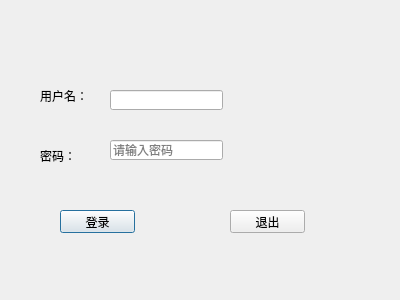
<?xml version="1.0" encoding="UTF-8"?>
<ui version="4.0">
 <class>LoginDialog</class>
 <widget class="QDialog" name="LoginDialog">
  <property name="geometry">
   <rect>
    <x>0</x>
    <y>0</y>
    <width>400</width>
    <height>300</height>
   </rect>
  </property>
  <property name="windowTitle">
   <string>Dialog</string>
  </property>
  <widget class="QPushButton" name="loginBtn">
   <property name="geometry">
    <rect>
     <x>60</x>
     <y>210</y>
     <width>75</width>
     <height>23</height>
    </rect>
   </property>
   <property name="text">
    <string>登录</string>
   </property>
  </widget>
  <widget class="QPushButton" name="exitBtn">
   <property name="geometry">
    <rect>
     <x>230</x>
     <y>210</y>
     <width>75</width>
     <height>23</height>
    </rect>
   </property>
   <property name="text">
    <string>退出</string>
   </property>
  </widget>
  <widget class="QLabel" name="label">
   <property name="geometry">
    <rect>
     <x>40</x>
     <y>90</y>
     <width>54</width>
     <height>12</height>
    </rect>
   </property>
   <property name="text">
    <string>用户名：</string>
   </property>
  </widget>
  <widget class="QLabel" name="label_2">
   <property name="geometry">
    <rect>
     <x>40</x>
     <y>150</y>
     <width>54</width>
     <height>12</height>
    </rect>
   </property>
   <property name="text">
    <string>密码：</string>
   </property>
  </widget>
  <widget class="QLineEdit" name="usrLineEdit">
   <property name="geometry">
    <rect>
     <x>110</x>
     <y>90</y>
     <width>113</width>
     <height>20</height>
    </rect>
   </property>
   <property name="text">
    <string> </string>
   </property>
   <property name="placeholderText">
    <string>请输入用户名</string>
   </property>
  </widget>
  <widget class="QLineEdit" name="pwdLineEdit">
   <property name="geometry">
    <rect>
     <x>110</x>
     <y>140</y>
     <width>113</width>
     <height>20</height>
    </rect>
   </property>
   <property name="text">
    <string/>
   </property>
   <property name="echoMode">
    <enum>QLineEdit::Password</enum>
   </property>
   <property name="placeholderText">
    <string>请输入密码</string>
   </property>
  </widget>
 </widget>
 <resources/>
 <connections>
  <connection>
   <sender>exitBtn</sender>
   <signal>clicked()</signal>
   <receiver>LoginDialog</receiver>
   <slot>close()</slot>
   <hints>
    <hint type="sourcelabel">
     <x>267</x>
     <y>221</y>
    </hint>
    <hint type="destinationlabel">
     <x>199</x>
     <y>149</y>
    </hint>
   </hints>
  </connection>
 </connections>
</ui>
